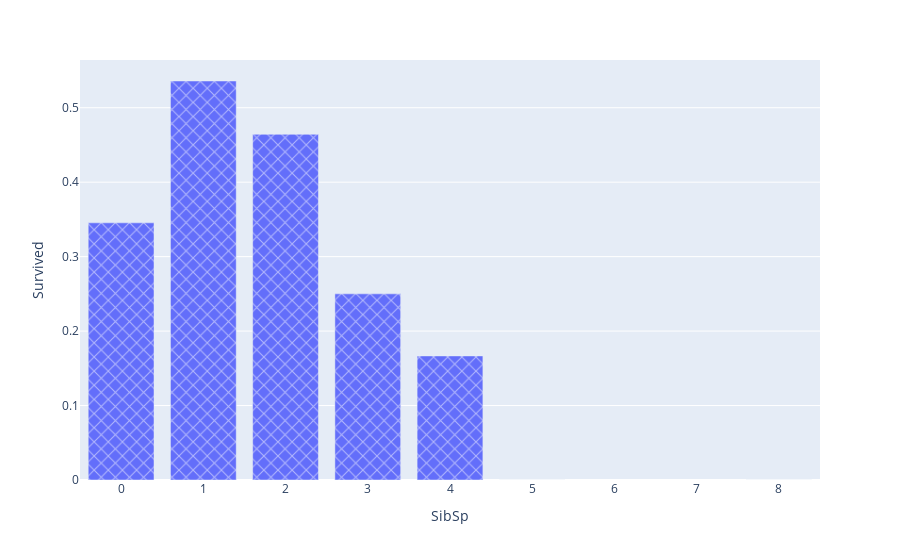

Source (notebook cell):
### Code cell
SibSp_surv = (X.groupby(by = ["SibSp"]).sum()["Survived"] / X.groupby(by = ["SibSp"]).count()["Survived"]).reset_index()
fig = px.bar(SibSp_surv, x="SibSp", y="Survived", pattern_shape_sequence=["x", "+"])
fig.show()

### Figure 1 — Plotly figure (JSON) as saved in the notebook; plotly's stock layout.template omitted (floating-point values rounded to 4 significant figures)
{"data": [{"alignmentgroup": "True", "hovertemplate": "SibSp=%{x}<br>Survived=%{y}<extra></extra>", "legendgroup": "", "marker": {"color": "#636efa", "pattern": {"shape": "x"}}, "name": "", "offsetgroup": "", "orientation": "v", "showlegend": false, "textposition": "auto", "type": "bar", "x": [0, 1, 2, 3, 4, 5, 8], "xaxis": "x", "y": [0.3454, 0.5359, 0.4643, 0.25, 0.1667, 0, 0], "yaxis": "y"}], "layout": {"barmode": "relative", "legend": {"tracegroupgap": 0}, "margin": {"t": 60}, "xaxis": {"anchor": "y", "domain": [0, 1], "title": {"text": "SibSp"}}, "yaxis": {"anchor": "x", "domain": [0, 1], "title": {"text": "Survived"}}}}
